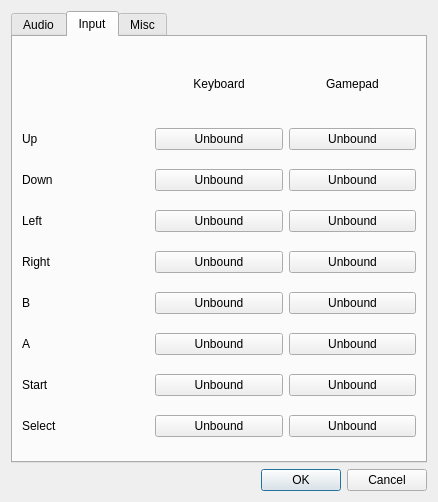
<?xml version="1.0" encoding="UTF-8"?>
<ui version="4.0">
 <class>SettingsDialog</class>
 <widget class="QDialog" name="SettingsDialog">
  <property name="windowModality">
   <enum>Qt::ApplicationModal</enum>
  </property>
  <property name="geometry">
   <rect>
    <x>0</x>
    <y>0</y>
    <width>438</width>
    <height>502</height>
   </rect>
  </property>
  <property name="windowTitle">
   <string>Settings</string>
  </property>
  <property name="modal">
   <bool>true</bool>
  </property>
  <layout class="QGridLayout" name="gridLayout_4">
   <item row="0" column="0">
    <widget class="QTabWidget" name="tabWidget">
     <property name="currentIndex">
      <number>1</number>
     </property>
     <widget class="QWidget" name="tabAudio">
      <attribute name="title">
       <string>Audio</string>
      </attribute>
      <layout class="QGridLayout" name="gridLayout_3">
       <item row="0" column="0">
        <widget class="QWidget" name="widget" native="true">
         <property name="maximumSize">
          <size>
           <width>16777215</width>
           <height>150</height>
          </size>
         </property>
         <layout class="QGridLayout" name="gridLayout_5">
          <item row="0" column="0">
           <widget class="QCheckBox" name="chkAudioEnabled">
            <property name="text">
             <string>Enabled</string>
            </property>
            <property name="checked">
             <bool>true</bool>
            </property>
           </widget>
          </item>
          <item row="1" column="0">
           <widget class="QLabel" name="lblAudioVolume">
            <property name="text">
             <string>Volume</string>
            </property>
           </widget>
          </item>
          <item row="1" column="1" colspan="3">
           <widget class="QSlider" name="sldAudioVolume">
            <property name="maximum">
             <number>255</number>
            </property>
            <property name="value">
             <number>128</number>
            </property>
            <property name="orientation">
             <enum>Qt::Horizontal</enum>
            </property>
           </widget>
          </item>
          <item row="2" column="0">
           <widget class="QCheckBox" name="chkAudioChannel1">
            <property name="text">
             <string>Channel 1</string>
            </property>
            <property name="checked">
             <bool>true</bool>
            </property>
           </widget>
          </item>
          <item row="2" column="1">
           <widget class="QCheckBox" name="chkAudioChannel2">
            <property name="text">
             <string>Channel 2</string>
            </property>
            <property name="checked">
             <bool>true</bool>
            </property>
           </widget>
          </item>
          <item row="2" column="2">
           <widget class="QCheckBox" name="chkAudioChannel3">
            <property name="text">
             <string>Channel 3</string>
            </property>
            <property name="checked">
             <bool>true</bool>
            </property>
           </widget>
          </item>
          <item row="2" column="3">
           <widget class="QCheckBox" name="chkAudioChannel4">
            <property name="text">
             <string>Channel 4</string>
            </property>
            <property name="checked">
             <bool>true</bool>
            </property>
           </widget>
          </item>
         </layout>
        </widget>
       </item>
      </layout>
     </widget>
     <widget class="QWidget" name="tabInput">
      <attribute name="title">
       <string>Input</string>
      </attribute>
      <layout class="QGridLayout" name="gridLayout_6">
       <item row="0" column="1">
        <widget class="QLabel" name="label">
         <property name="maximumSize">
          <size>
           <width>16777215</width>
           <height>50</height>
          </size>
         </property>
         <property name="text">
          <string>Keyboard</string>
         </property>
         <property name="alignment">
          <set>Qt::AlignCenter</set>
         </property>
        </widget>
       </item>
       <item row="0" column="2">
        <widget class="QLabel" name="label_2">
         <property name="maximumSize">
          <size>
           <width>16777215</width>
           <height>50</height>
          </size>
         </property>
         <property name="text">
          <string>Gamepad</string>
         </property>
         <property name="alignment">
          <set>Qt::AlignCenter</set>
         </property>
        </widget>
       </item>
       <item row="1" column="0">
        <widget class="QLabel" name="label_3">
         <property name="text">
          <string>Up</string>
         </property>
        </widget>
       </item>
       <item row="1" column="1">
        <widget class="QPushButton" name="btnUpKey">
         <property name="text">
          <string>Unbound</string>
         </property>
        </widget>
       </item>
       <item row="1" column="2">
        <widget class="QPushButton" name="btnUpPad">
         <property name="text">
          <string>Unbound</string>
         </property>
        </widget>
       </item>
       <item row="2" column="0">
        <widget class="QLabel" name="label_7">
         <property name="text">
          <string>Down</string>
         </property>
        </widget>
       </item>
       <item row="2" column="1">
        <widget class="QPushButton" name="btnDownKey">
         <property name="text">
          <string>Unbound</string>
         </property>
        </widget>
       </item>
       <item row="2" column="2">
        <widget class="QPushButton" name="btnDownPad">
         <property name="text">
          <string>Unbound</string>
         </property>
        </widget>
       </item>
       <item row="3" column="0">
        <widget class="QLabel" name="label_8">
         <property name="text">
          <string>Left</string>
         </property>
        </widget>
       </item>
       <item row="3" column="1">
        <widget class="QPushButton" name="btnLeftKey">
         <property name="text">
          <string>Unbound</string>
         </property>
        </widget>
       </item>
       <item row="3" column="2">
        <widget class="QPushButton" name="btnLeftPad">
         <property name="text">
          <string>Unbound</string>
         </property>
        </widget>
       </item>
       <item row="4" column="0">
        <widget class="QLabel" name="label_9">
         <property name="text">
          <string>Right</string>
         </property>
        </widget>
       </item>
       <item row="4" column="1">
        <widget class="QPushButton" name="btnRightKey">
         <property name="text">
          <string>Unbound</string>
         </property>
        </widget>
       </item>
       <item row="4" column="2">
        <widget class="QPushButton" name="btnRightPad">
         <property name="text">
          <string>Unbound</string>
         </property>
        </widget>
       </item>
       <item row="5" column="0">
        <widget class="QLabel" name="label_10">
         <property name="text">
          <string>B</string>
         </property>
        </widget>
       </item>
       <item row="5" column="1">
        <widget class="QPushButton" name="btnBKey">
         <property name="text">
          <string>Unbound</string>
         </property>
        </widget>
       </item>
       <item row="5" column="2">
        <widget class="QPushButton" name="btnBPad">
         <property name="text">
          <string>Unbound</string>
         </property>
        </widget>
       </item>
       <item row="6" column="0">
        <widget class="QLabel" name="label_11">
         <property name="text">
          <string>A</string>
         </property>
        </widget>
       </item>
       <item row="6" column="1">
        <widget class="QPushButton" name="btnAKey">
         <property name="text">
          <string>Unbound</string>
         </property>
        </widget>
       </item>
       <item row="6" column="2">
        <widget class="QPushButton" name="btnAPad">
         <property name="text">
          <string>Unbound</string>
         </property>
        </widget>
       </item>
       <item row="7" column="0">
        <widget class="QLabel" name="label_12">
         <property name="text">
          <string>Start</string>
         </property>
        </widget>
       </item>
       <item row="7" column="1">
        <widget class="QPushButton" name="btnStartKey">
         <property name="text">
          <string>Unbound</string>
         </property>
        </widget>
       </item>
       <item row="7" column="2">
        <widget class="QPushButton" name="btnStartPad">
         <property name="text">
          <string>Unbound</string>
         </property>
        </widget>
       </item>
       <item row="8" column="0">
        <widget class="QLabel" name="label_13">
         <property name="text">
          <string>Select</string>
         </property>
        </widget>
       </item>
       <item row="8" column="1">
        <widget class="QPushButton" name="btnSelectKey">
         <property name="text">
          <string>Unbound</string>
         </property>
        </widget>
       </item>
       <item row="8" column="2">
        <widget class="QPushButton" name="btnSelectPad">
         <property name="text">
          <string>Unbound</string>
         </property>
        </widget>
       </item>
      </layout>
     </widget>
     <widget class="QWidget" name="tabMisc">
      <attribute name="title">
       <string>Misc</string>
      </attribute>
      <layout class="QGridLayout" name="gridLayout_2">
       <item row="0" column="0">
        <widget class="QGroupBox" name="groupBox">
         <property name="sizePolicy">
          <sizepolicy hsizetype="Preferred" vsizetype="Ignored">
           <horstretch>0</horstretch>
           <verstretch>0</verstretch>
          </sizepolicy>
         </property>
         <property name="maximumSize">
          <size>
           <width>16777215</width>
           <height>100</height>
          </size>
         </property>
         <property name="title">
          <string>Boot ROM</string>
         </property>
         <layout class="QGridLayout" name="gridLayout">
          <item row="0" column="0">
           <widget class="QCheckBox" name="chkEnableBootRom">
            <property name="text">
             <string>Enabled</string>
            </property>
           </widget>
          </item>
          <item row="0" column="1">
           <widget class="QLineEdit" name="txtBootRomFilename"/>
          </item>
          <item row="0" column="2">
           <widget class="QPushButton" name="btnBrowseBootRom">
            <property name="text">
             <string>Browse...</string>
            </property>
           </widget>
          </item>
         </layout>
        </widget>
       </item>
      </layout>
     </widget>
    </widget>
   </item>
   <item row="1" column="0">
    <widget class="QDialogButtonBox" name="buttonBox">
     <property name="orientation">
      <enum>Qt::Horizontal</enum>
     </property>
     <property name="standardButtons">
      <set>QDialogButtonBox::Cancel|QDialogButtonBox::Ok</set>
     </property>
    </widget>
   </item>
  </layout>
 </widget>
 <resources/>
 <connections>
  <connection>
   <sender>buttonBox</sender>
   <signal>accepted()</signal>
   <receiver>SettingsDialog</receiver>
   <slot>accept()</slot>
   <hints>
    <hint type="sourcelabel">
     <x>248</x>
     <y>254</y>
    </hint>
    <hint type="destinationlabel">
     <x>157</x>
     <y>274</y>
    </hint>
   </hints>
  </connection>
  <connection>
   <sender>buttonBox</sender>
   <signal>rejected()</signal>
   <receiver>SettingsDialog</receiver>
   <slot>reject()</slot>
   <hints>
    <hint type="sourcelabel">
     <x>316</x>
     <y>260</y>
    </hint>
    <hint type="destinationlabel">
     <x>286</x>
     <y>274</y>
    </hint>
   </hints>
  </connection>
 </connections>
</ui>
